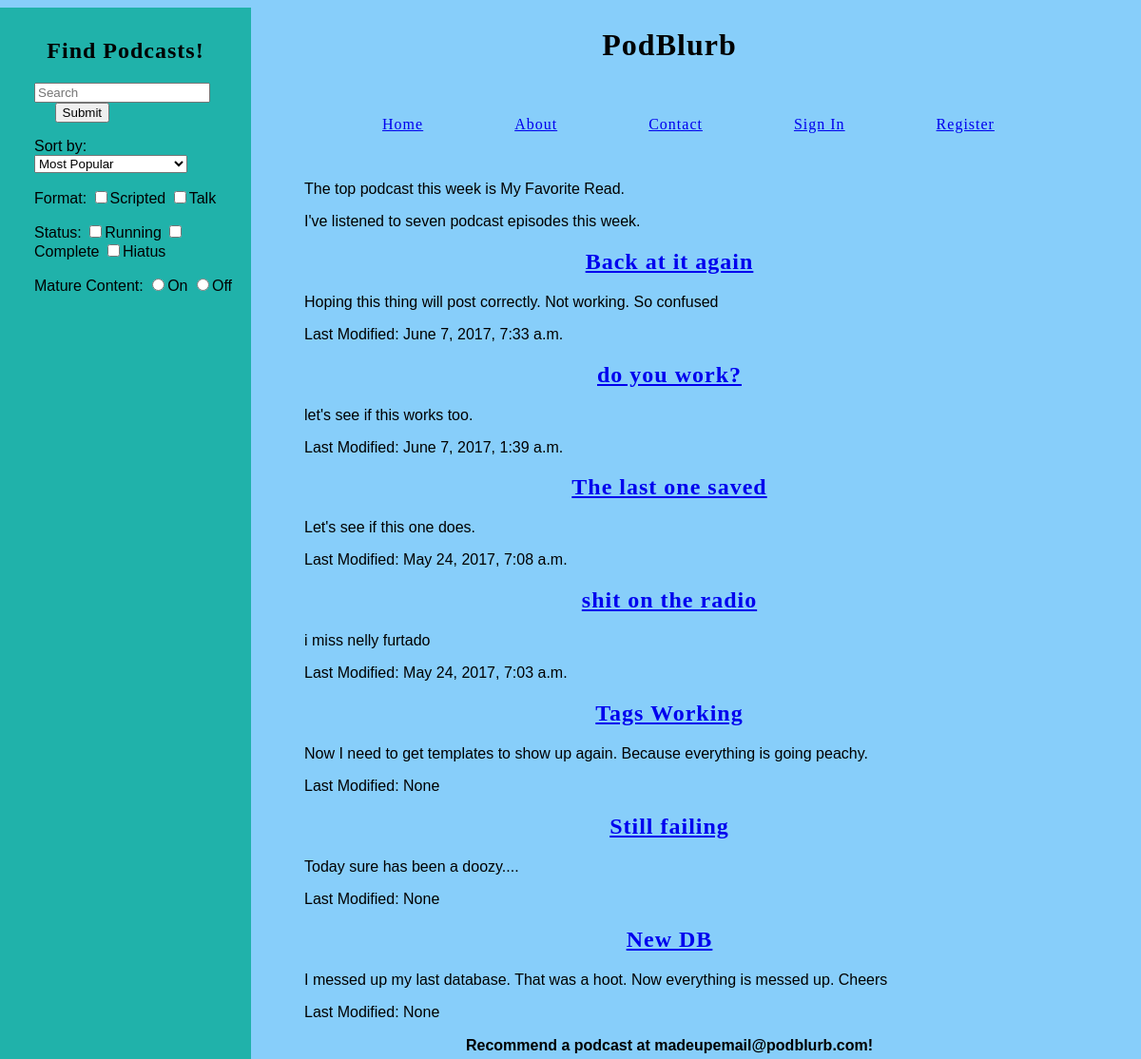
/, run on an earlier commit of the app's database.
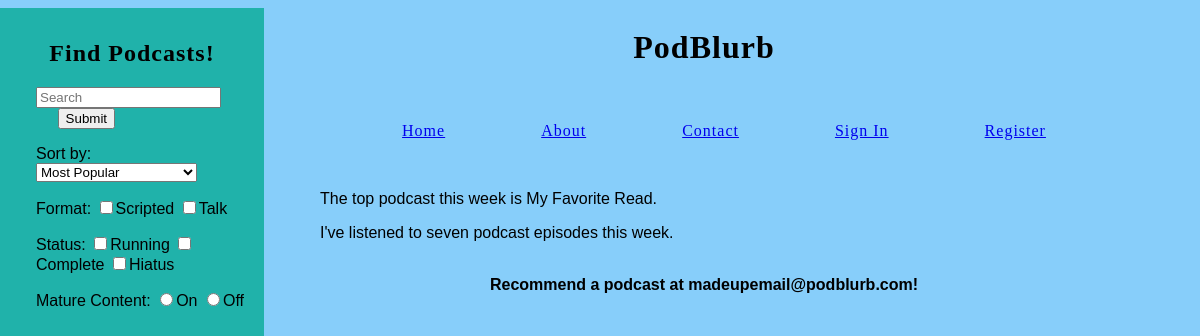
And on a later commit of the database.
### collection/models.py (models this page shows)
class podcast_post(models.Model):
    podcast_show_info = models.ForeignKey(podcast_show, null=True)
    post_title = models.CharField(max_length=255)
    post_content = models.TextField()
    slug = models.SlugField(unique=True)
    user = models.ForeignKey(User, blank=True, null=True)
    tags = TaggableManager(verbose_name = "Post Tags", blank = True)
    last_modified = models.DateTimeField(auto_now=True)

### collection/views.py (the view)
# urls.py: url(r'^$', views.index, name='home'),
def index(request):
    podcast = 'my favorite read'
    number = 7
    shows = podcast_post.objects.all().order_by('id').reverse()
    query_name = request.GET.get("query")
    if query_name:
        query_list = query_name.split()
        result = shows.filter(
            reduce(operator.and_, (Q(post_title__icontains=q) for q in query_list)) |
            reduce(operator.and_, (Q(post_content__icontains=q) for q in query_list))
        )
        return render(request, 'index.html', {
            'q':query_name,
            'post_list':result,
            'pdc':podcast,
            'num':number,
        })
    else:
        return render(request, 'index.html', {
            'pdc':podcast,
            'num':number,
            'podcasts':shows,
        })

### collection/templates/index.html (shortened to what this page needs)
{% extends 'base.html' %}
{% load humanize %}
{% block content %}
    <p>The top podcast this week is {{pdc|title}}.</p>
    <p>I've listened to {{num|apnumber}} podcast episode{{num|pluralize}} this week.</p>
    {% if q %}
        {% for s in post_list %}
            <h2><a href="{% url 'show' slug=s.slug %}">{{s.post_title}}</a></h2>
            <p>{{s.post_content}}</p>
            <p>Last Modified: {{s.last_modified}}</p>
        {% endfor %}
    {% else %}
        {% for s in podcasts %}
            <h2><a href="{% url 'show' slug=s.slug %}">{{s.post_title}}</a></h2>
            <p>{{s.post_content}}</p>
            <p>Last Modified: {{s.last_modified}}</p>
        {% endfor %}
    {% endif %}
{% endblock content %}

### collection/templates/base.html (shortened to what this page needs)
{% load staticfiles %}
<!doctype html>
<html>
    <head>
        <link rel="stylesheet" href="{% static 'css/style.css' %}" type="text/css">
        <div class="sidebar">
            <h2>Find Podcasts!</h2>
                <form id="search_posts" action="" method="get" accept-charset="utf-8">
                    <p><input class="search_field" id="search_box" name="query" type="text" placeholder="Search" value="{{ request.GET.query }}" />
                    <input type="submit" value="Submit" /></p>
                </form>
            <p>
            <label>Sort by:
                <select name="pd_sorting">
                    <option value="most_popular">Most Popular</option>
                </select>
            </label>
            </p>
            <p>
            <label>Format:
                <input type="checkbox" name="pd_format" value="scripted" />Scripted
                <input type="checkbox" name="pd_format" value="talk" />Talk
            </label>
            </p>
            <p>
            <label>Status:
                <input type="checkbox" name="pd_status" value="running" />Running
                <input type="checkbox" name="pd_status" value="complete" />Complete
                <input type="checkbox" name="pd_status" value="hiatus" />Hiatus
            </label>
            </p>
            <p>
            <label>Mature Content:
                <input type="radio" name="pd_mature" value="on" />On
                <input type="radio" name="pd_mature" value="off" />Off
            </label>
            </p>
        </div>
        <div class="banner">
            <h1>PodBlurb</h1>
            <nav>
                <ul>
                    <li><a href="{% url 'home' %}">Home</a></li>
                    <li><a href="{% url 'about' %}">About</a></li>
                    <li><a href="{% url 'contact' %}">Contact</a></li>
                    {% if user.is_authenticated %}
                        <li><a href="{% url 'create_post_raw' %}">Create Post</a></li>
                        <li><a href={% url 'auth_logout' %}>Logout</a></li >
                    {% else %}
                    <li><a href={% url 'auth_login' %}>Sign In</a></li>
                    <li><a href={% url 'registration_register' %}>Register</a></li>
                    {% endif %}
                </ul>
            </nav>
        </div>
    </head>
    <body>
        {% block content %}{% endblock content %}
        <div class="foot">
            <footer>
                Recommend a podcast at madeupemail@podblurb.com!
            </footer>
        </div>
    </body>
</html>

### collection/static/css/style.css (style rules this page uses)
body { background-color: lightskyblue; width: 80%; position: absolute; left: 18%; padding-bottom: 2%; }
h1, h2, h3, a { text-align: center; font-family: Impact, fantasy; font-stretch: extra-condensed; letter-spacing: 1px; }
p, form input[type=submit] { font-family: Gill Sans, Trebuchet, sans-serif; position: relative; margin-left: 10%; }
nav { text-align: center; display: inline; padding: 5%; padding-bottom: 1%; }
nav li, .tag_list li { display: inline; padding: 5%; }
footer { width: 80%; position: absolute; bottom: 0; height: 2%; text-align: center; left: 10%; }
.sidebar { background-color: lightseagreen; position: fixed; left: 0; min-height: 102%; width: 20%; margin: 2%; margin-left: 0; margin-top: 0; padding: 1%; clear: both; }
.foot { font-family: Gill Sans, Trebuchet, sans-serif; font-weight: bold; }

What changed in the data, as far as the page shows it:
removed podcast_post: post_title "Back at it again", post_content "Hoping this thing will post correctly. Not working. So confused", last_modified "June 7, 2017, 7:33 a.m."
removed podcast_post: post_title "do you work?", post_content "let's see if this works too.", last_modified "June 7, 2017, 1:39 a.m."
removed podcast_post: post_title "The last one saved", post_content "Let's see if this one does.", last_modified "May 24, 2017, 7:08 a.m."
removed podcast_post: post_title "shit on the radio", post_content "i miss nelly furtado", last_modified "May 24, 2017, 7:03 a.m."
removed podcast_post: post_title "Tags Working", post_content "Now I need to get templates to show up again. Because everything is going peachy.", last_modified "None"
removed podcast_post: post_title "Still failing", post_content "Today sure has been a doozy....", last_modified "None"
removed podcast_post: post_title "New DB", post_content "I messed up my last database. That was a hoot. Now everything is messed up. Cheers", last_modified "None"
